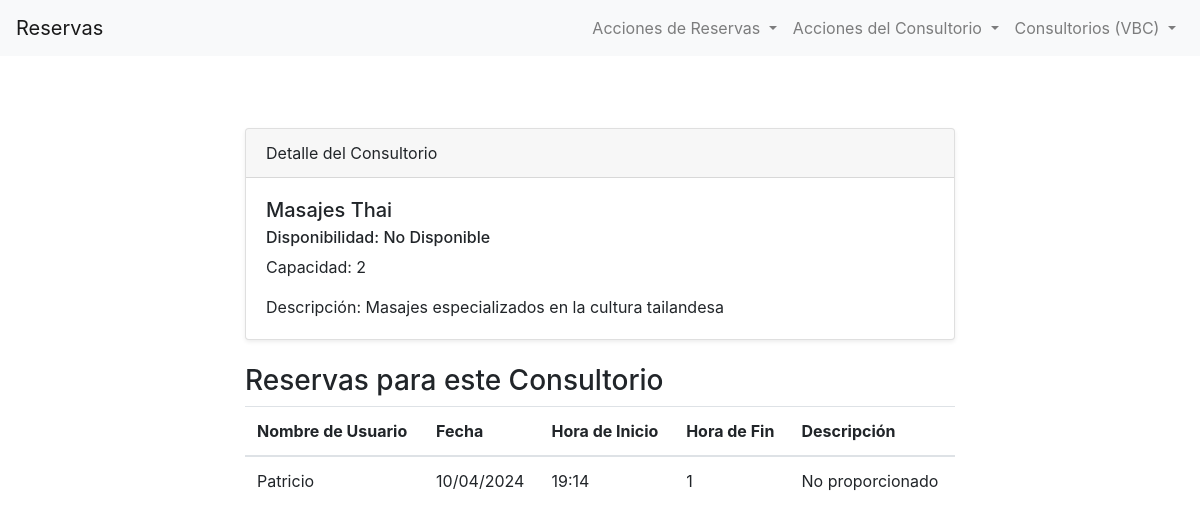
The page /bookings/detail-consulting-room/2 on the database its author committed.
### bookings/models.py (models this page shows, shortened)
class Consultorio(models.Model):
    nombre = models.CharField(max_length=100)
    disponible = models.BooleanField(default=True)
    capacidad = models.IntegerField()
    descripcion = models.TextField(blank=True, null=True, max_length=50)

class Reserva(models.Model):
    nombre_de_usuario = models.CharField(max_length=50)
    consultorio = models.ForeignKey(Consultorio, on_delete=models.CASCADE, related_name='reservas')
    fecha = models.DateField(default=timezone.now)
    hora = models.TimeField(default=timezone.now)
    duracion = models.IntegerField(default=1)
    descripcion = models.TextField(blank=True, null=True, max_length=50)

### bookings/views.py (the view)
# urls.py: path("detail-consulting-room/<consulting_room_id>", detail_consulting_room_view, name="consultorio-detail" ),
def detail_consulting_room_view(request, consulting_room_id):
    consultorio = Consultorio.objects.get(id=consulting_room_id)
    contexto_dict = {"consultorio" : consultorio}
    return render(request, "bookings/detail-consulting-room.html", contexto_dict)

### bookings/templates/bookings/detail-consulting-room.html (shortened to what this page needs)
{% extends 'bookings/base.html' %}
{% block content %}
<section class="py-5">
    <div class="container">
        <div class="row">
            <div class="col-lg-8 mx-auto">
                <div class="card shadow-sm">
                    <div class="card-header">
                        Detalle del Consultorio
                    </div>
                    <div class="card-body">
                        <h5 class="card-title">{{ consultorio.nombre }}</h5>
                        {% if sala.disponible %}
                        <h6 class="card-subtitle mb-2">Disponibilidad: Disponible</h6>
                        {% else %}
                        <h6 class="card-subtitle mb-2">Disponibilidad: No Disponible</h6>
                        {% endif %}
                        <p class="card-text">Capacidad: {{ consultorio.capacidad }}</p>
                        <p class="card-text">Descripción: {{ consultorio.descripcion | default:"No proporcionado" }}</p>
                    </div>
                </div>
                <div class="mt-4">
                    <h3>Reservas para este Consultorio</h3>
                    <table class="table">
                        <thead>
                            <tr>
                                <th scope="col">Nombre de Usuario</th>
                                <th scope="col">Fecha</th>
                                <th scope="col">Hora de Inicio</th>
                                <th scope="col">Hora de Fin</th>
                                <th scope="col">Descripción</th>
                            </tr>
                        </thead>
                        <tbody>
                            {% for reserva in consultorio.reservas.all %}
                            <tr>
                                <td>{{ reserva.nombre_de_usuario }}</td>
                                <td>{{ reserva.fecha | date:"d/m/Y" }}</td>
                                <td>{{ reserva.hora | date:"H:i" }}</td>
                                <td>{{ reserva.duracion }}</td>
                                <td>{{ reserva.descripcion | default:"No proporcionado" }}</td>
                            </tr>
                            {% empty %}
                            <tr>
                                <td colspan="5">No hay reservas para este Consultorio.</td>
                            </tr>
                            {% endfor %}
                        </tbody>
                    </table>
                </div>
            </div>
        </div>
    </div>
</section>
{% endblock %}

### rows shown on the page
Consultorio: nombre "Masajes Thai", capacidad "2", descripcion "Masajes especializados en la cultura tailandesa"
Reserva: nombre_de_usuario "Patricio", fecha "10/04/2024", hora "19:14", duracion "1", descripcion "No proporcionado"
